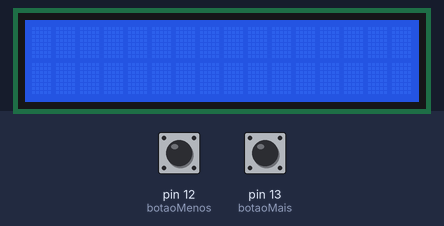
This sketch was run on a simulated Arduino Uno, built with avr-gcc and run on an emulated ATmega328P. Shown: 16×2 character LCD. The inputs (shaded band) are chosen by the test bench; at power-on: pin 12 (botaoMenos) HIGH, pin 13 (botaoMais) HIGH. What the sketch prints to the serial monitor is not drawn.

Above: at 1.2 s.
1.3 s: pin 12 (botaoMenos) pulled LOW for 0.15 s
At 3.4 s:
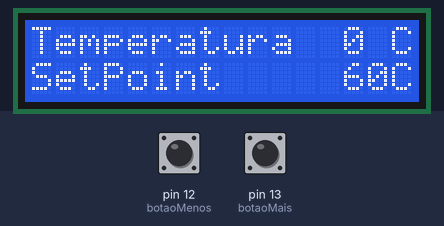
4.0 s: pin 13 (botaoMais) pulled LOW for 3.2 s
At 8.6 s:
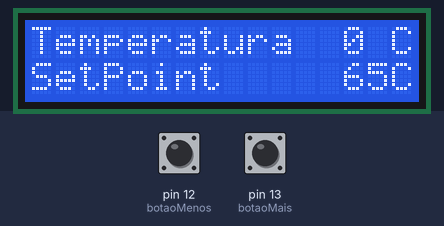
9.1 s: pin 13 (botaoMais) pulled LOW for 3.2 s
At 13.8 s:
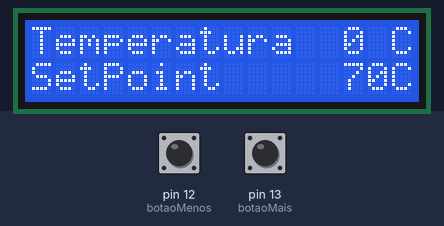
Timing chart, 0 to 15.3 s (numbered marks = the images above; inputs shaded):
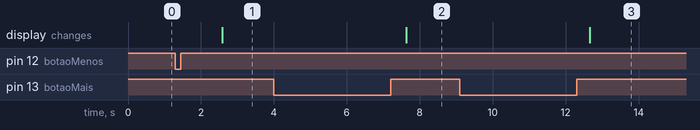

The sketch:

modbus_rtu_master_com_controle.ino
```cpp
#include<SoftwareSerial.h>
#include <Arduino.h>
#include <stdio.h>
#include <stdlib.h>
#include <Wire.h>
#include <LiquidCrystal_I2C.h>


#define botaoMais 13 //Define pino 13 como botão mais
#define botaoMenos 12 //Define pino 12 como botão menos


unsigned long interframe_delay = 2;
int preset_multiple_registers(int slave, int start_addr,int reg_count, int *data);
int read_holding_registers(int slave, int start_addr, int count,int *dest, int dest_size);

SoftwareSerial hc12(10,11);

LiquidCrystal_I2C lcd(0x38,16,2); //define display

unsigned long tempoInicioBmais = 0;
unsigned long tempoInicioBmenos = 0;
unsigned long tempoBotaoMais = 0;
unsigned long tempoBotaoMenos = 0;
bool estadoBotaoMais;
bool estadoBotaoMenos;
bool estadoBotaoMaisAnt;
bool estadoBotaoMenosAnt;
int minutos;
int segundos;
int segundos_limit;

float temperatura;
float temperatura_anterior;
long ultimo_processo;
int diferenca_tempo;
float set_point = 65.0;
float erro = 0;
float PID;
int pwm; //0 a 255
int pwm_porcent;
float P, I, D;

float x1 = 0.0;
float b0 = 0.10243;
float b1 = 0.005848753;
float b2 = -0.096581247;
float a1 = 0.94186, a2 = -0.0574;
float setpoint = 30.0;
float y1 = 0.0;
static float ek1 = 0, ek2 = 0;
static float uk1 = 0, uk2 = 0;


int controller(float setpoint, float x1){
  float ek0 = setpoint - x1;
  float uk0 = a1*uk1 + a2*uk2 + b0*ek0 + b1*ek1 + b2*ek2;
  uk2 = uk1;
  uk1 = uk0;
  ek2 = ek1;
  ek1 = ek0;
  y1 = uk0;

  pwm = map(y1*100, -7, 18, 0, 255);
  if (pwm >= 255){
    pwm = 255;
  }
  else if(pwm <= 0){
    pwm = 0;

  }
  Serial.print("y1 controller: ");
  Serial.println(y1);
  Serial.print("PWM:");
  Serial.println(pwm);
  return pwm;
}


////Fim da parte do codigo de controle original:

void setup()
{
        const int baudrate = 9600;
        if (baudrate <= 19200)
                interframe_delay = (unsigned long)(3.5 * 11 / baudrate);  /* Modbus t3.5 */
        Serial.begin(baudrate);
        hc12.begin(baudrate); 	/* format 8N1, DOES NOT comply with Modbus spec. */

        //Parte do codigo de controle original:
        pinMode(botaoMais, INPUT_PULLUP);
        pinMode(botaoMenos, INPUT_PULLUP);
        lcd.init(); // Inicializando o LCD
        lcd.backlight(); // Ligando o BackLight do LCD
        lcd.clear(); // LIMPA O DISPLAY


        //Fim da parte do codigo de controle original:
}

/* example data */
int retval = 0;
int data[10];
int retry[10];


void loop()
{
        /* example, this will write some data in the first 10 registers of slave 1  */
                read_holding_registers(1,1,1,retry,10);
                delay(30);
temperatura = (float(retry[0])*5/(1023))/0.01;
                Serial.println(retry[0]);
                //Definição do setpoint
  estadoBotaoMais = !digitalRead(botaoMais);
  estadoBotaoMenos = !digitalRead(botaoMenos);

  if(estadoBotaoMais && !estadoBotaoMaisAnt){
    set_point = set_point + 5.0;
  }

  if (estadoBotaoMenos && !estadoBotaoMenosAnt) {
    set_point = set_point - 5.0;
  }

  if(set_point >= 80.0){
    set_point = 80.0;
  }
  if(set_point <= 15){
    set_point = 15.0;
  }
//
  pwm = controller(set_point, temperatura);

  pwm_porcent = map(pwm, 0, 255, 0, 100);
/*
  Serial.print("  PWM: ");
  Serial.print(pwm_porcent);
  Serial.print(" % ");
*/
  // segundos_limit += 1;
  // if(segundos_limit > 59){
  //   segundos_limit = 0;
  // }

  // segundos = segundos +1;
  // minutos = segundos / 60;
/*
  Serial.print("  Tempo: ");
  Serial.print(minutos);
  Serial.print(":");
  Serial.println(segundos_limit);
*/
  //Saída de controle
  data[0] = pwm;
  preset_multiple_registers(2,1,1, data);


  lcd.clear();                          //formatando display
  lcd.print("Temperatura");
  lcd.setCursor(13,0);
  lcd.print(round(temperatura));
  lcd.setCursor(15,0);
  lcd.print("C");
  lcd.setCursor(0,1);
  lcd.print("SetPoint");
  lcd.setCursor(13,1);
  lcd.print(set_point);
  lcd.setCursor(15,1);
  lcd.print("C");


}


/****************************************************************************
 * BEGIN MODBUS RTU MASTER FUNCTIONS
 ****************************************************************************/

#define TIMEOUT 1000		/* 1 second */
#define MAX_READ_REGS 125
#define MAX_WRITE_REGS 125
#define MAX_RESPONSE_LENGTH 256
#define PRESET_QUERY_SIZE 256
/* errors */
#define PORT_ERROR -5

/*
CRC

 INPUTS:
 	buf   ->  Array containing message to be sent to controller.
 	start ->  Start of loop in crc counter, usually 0.
 	cnt   ->  Amount of bytes in message being sent to controller/
 OUTPUTS:
 	temp  ->  Returns crc byte for message.
 COMMENTS:
 	This routine calculates the crc high and low byte of a message.
 	Note that this crc is only used for Modbus, not Modbus+ etc.
 ****************************************************************************/

unsigned int crc(unsigned char *buf, int start, int cnt)
{
        int i, j;
        unsigned temp, temp2, flag;

        temp = 0xFFFF;

        for (i = start; i < cnt; i++) {
                temp = temp ^ buf[i];

                for (j = 1; j <= 8; j++) {
                        flag = temp & 0x0001;
                        temp = temp >> 1;
                        if (flag)
                                temp = temp ^ 0xA001;
                }
        }

        /* Reverse byte order. */

        temp2 = temp >> 8;
        temp = (temp << 8) | temp2;
        temp &= 0xFFFF;

        return (temp);
}


/***********************************************************************
 *
 * 	The following functions construct the required query into
 * 	a modbus query packet.
 *
 ***********************************************************************/

#define REQUEST_QUERY_SIZE 6	/* the following packets require          */
#define CHECKSUM_SIZE 2		/* 6 unsigned chars for the packet plus   */
/* 2 for the checksum.                    */

void build_request_packet(int slave, int function, int start_addr,
int count, unsigned char *packet)
{
        packet[0] = slave;
        packet[1] = function;
        start_addr -= 1;
        packet[2] = start_addr >> 8;
        packet[3] = start_addr & 0x00ff;
        packet[4] = count >> 8;
        packet[5] = count & 0x00ff;
}

/*************************************************************************
 *
 * modbus_query( packet, length)
 *
 * Function to add a checksum to the end of a packet.
 * Please note that the packet array must be at least 2 fields longer than
 * string_length.
 **************************************************************************/

void modbus_query(unsigned char *packet, size_t string_length)
{
        int temp_crc;

        temp_crc = crc(packet, 0, string_length);

        packet[string_length++] = temp_crc >> 8;
        packet[string_length++] = temp_crc & 0x00FF;
        packet[string_length] = 0;
}


/***********************************************************************
 *
 * send_query(query_string, query_length )
 *
 * Function to send a query out to a modbus slave.
 ************************************************************************/

int send_query(unsigned char *query, size_t string_length)
{

        int i;

        modbus_query(query, string_length);
        string_length += 2;

        for (i = 0; i < string_length; i++) {
                hc12.write(query[i]);
        }
        /* without the following delay, the reading of the response might be wrong
        * apparently, */
        delay(200);            /* FIXME: value to use? */

        return i; 		/* it does not mean that the write was succesful, though */
}


/***********************************************************************
 *
 * 	receive_response( array_for_data )
 *
 * Function to monitor for the reply from the modbus slave.
 * This function blocks for timeout seconds if there is no reply.
 *
 * Returns:	Total number of characters received.
 ***********************************************************************/

int receive_response(unsigned char *received_string)
{

        int bytes_received = 0;
        int i = 0;
        /* wait for a response; this will block! */

        while(hc12.available() == 0) {
                delay(1);
                if (i++ > TIMEOUT)
                        return bytes_received;
        }

        /* FIXME: does Serial.available wait 1.5T or 3.5T before exiting the loop? */
        while(hc12.available()) {
                received_string[bytes_received] = hc12.read();
                bytes_received++;
                if (bytes_received >= MAX_RESPONSE_LENGTH)
                        return PORT_ERROR;
        }

        return (bytes_received);
}


/*********************************************************************
 *
 * 	modbus_response( response_data_array, query_array )
 *
 * Function to the correct response is returned and that the checksum
 * is correct.
 *
 * Returns:	string_length if OK
 * 		0 if failed
 * 		Less than 0 for exception errors
 *
 * 	Note: All functions used for sending or receiving data via
 * 	      modbus return these return values.
 *
 **********************************************************************/

int modbus_response(unsigned char *data, unsigned char *query)
{
        int response_length;

        unsigned int crc_calc = 0;
        unsigned int crc_received = 0;
        unsigned char recv_crc_hi;
        unsigned char recv_crc_lo;

      do {        // repeat if unexpected slave replied
                response_length = receive_response(data);
      } while ((response_length > 0) && (data[0] != query[0]));

        if (response_length) {


                crc_calc = crc(data, 0, response_length - 2);

                recv_crc_hi = (unsigned) data[response_length - 2];
                recv_crc_lo = (unsigned) data[response_length - 1];

                crc_received = data[response_length - 2];
                crc_received = (unsigned) crc_received << 8;
                crc_received =
                        crc_received | (unsigned) data[response_length - 1];


                /*********** check CRC of response ************/

                if (crc_calc != crc_received) {
                        response_length = 0;
                }


                /********** check for exception response *****/

                if (response_length && data[1] != query[1]) {
                        response_length = 0 - data[2];
                }
        }
        return (response_length);
}


/************************************************************************
 *
 * 	read_reg_response
 *
 * 	reads the response data from a slave and puts the data into an
 * 	array.
 *
 ************************************************************************/

int read_reg_response(int *dest, int dest_size, unsigned char *query)
{

        unsigned char data[MAX_RESPONSE_LENGTH];
        int raw_response_length;
        int temp, i;

        raw_response_length = modbus_response(data, query);
        if (raw_response_length > 0)
                raw_response_length -= 2;

        if (raw_response_length > 0) {
                /* FIXME: data[2] * 2 ???!!! data[2] isn't already the byte count (number of registers * 2)?! */
                for (i = 0;
		     i < (data[2] * 2) && i < (raw_response_length / 2);
		     i++) {

                        /* shift reg hi_byte to temp */
                        temp = data[3 + i * 2] << 8;
                        /* OR with lo_byte           */
                        temp = temp | data[4 + i * 2];

                        dest[i] = temp;
                }
        }
        return (raw_response_length);
}


/***********************************************************************
 *
 * 	preset_response
 *
 * 	Gets the raw data from the input stream.
 *
 ***********************************************************************/

int preset_response(unsigned char *query)
{
        unsigned char data[MAX_RESPONSE_LENGTH];
        int raw_response_length;

        raw_response_length = modbus_response(data, query);

        return (raw_response_length);
}


/************************************************************************
 *
 * 	read_holding_registers
 *
 * 	Read the holding registers in a slave and put the data into
 * 	an array.
 *
 *************************************************************************/

int read_holding_registers(int slave, int start_addr, int count,
int *dest, int dest_size)
{
        int function = 0x03; 	/* Function: Read Holding Registers */
        int ret;

        unsigned char packet[REQUEST_QUERY_SIZE + CHECKSUM_SIZE];

        if (count > MAX_READ_REGS) {
                count = MAX_READ_REGS;
        }

        build_request_packet(slave, function, start_addr, count, packet);

        if (send_query(packet, REQUEST_QUERY_SIZE) > -1) {
                ret = read_reg_response(dest, dest_size, packet);
        }
        else {

                ret = -1;
        }

        return (ret);
}


/************************************************************************
 *
 * 	preset_multiple_registers
 *
 * 	Write the data from an array into the holding registers of a
 * 	slave.
 *
 *************************************************************************/

int preset_multiple_registers(int slave, int start_addr,
int reg_count, int *data)
{
        int function = 0x10; 	/* Function 16: Write Multiple Registers */
        int byte_count, i, packet_size = 6;
        int ret;

        unsigned char packet[PRESET_QUERY_SIZE];

        if (reg_count > MAX_WRITE_REGS) {
                reg_count = MAX_WRITE_REGS;
        }

        build_request_packet(slave, function, start_addr, reg_count, packet);
        byte_count = reg_count * 2;
        packet[6] = (unsigned char)byte_count;

        for (i = 0; i < reg_count; i++) {
                packet_size++;
                packet[packet_size] = data[i] >> 8;
                packet_size++;
                packet[packet_size] = data[i] & 0x00FF;
        }

        packet_size++;
        if (send_query(packet, packet_size) > -1) {
                ret = preset_response(packet);
        }
        else {
                ret = -1;
        }

        return (ret);
}
```

Measured:
- after the input at 1.3 s, the display: changes after 1.3 s (image 1)
- after the input at 4.0 s, the display: changes after 3.6 s (image 2)
- after the input at 9.1 s, the display: changes after 3.6 s (image 3)
